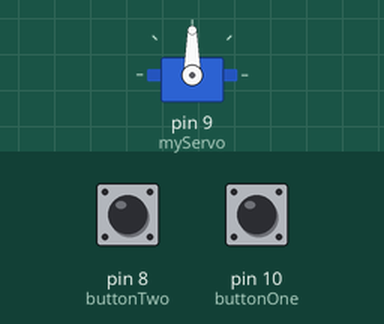
This sketch was run on a simulated Arduino Uno, built with avr-gcc and run on an emulated ATmega328P. Parts: servo. Inputs (shaded band) come from the test bench; at power-on: pin 8 (buttonTwo) HIGH, pin 10 (buttonOne) HIGH.

Above: at 1.2 s.
1.3 s: pin 8 (buttonTwo) pulled LOW for 0.15 s
At 2.3 s:
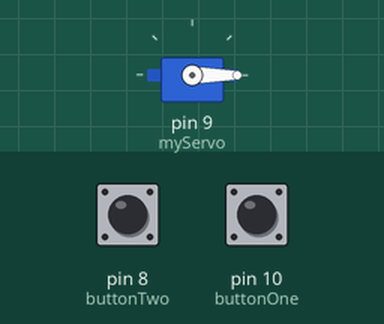
2.9 s: pin 10 (buttonOne) pulled LOW for 0.15 s
At 3.5 s:
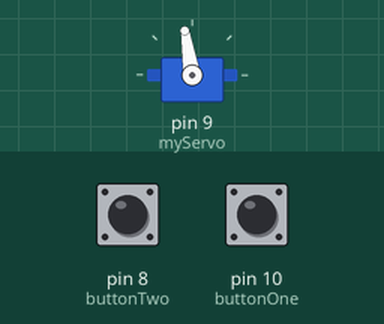
4.5 s: pin 8 (buttonTwo) pulled LOW for 1 s
At 5.9 s:
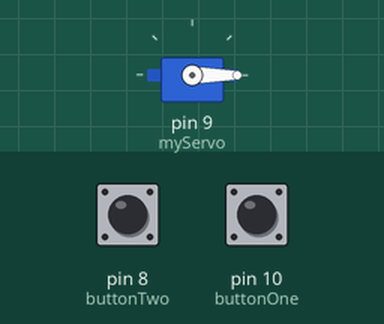
7.0 s: pin 10 (buttonOne) pulled LOW for 1 s
At 7.8 s:
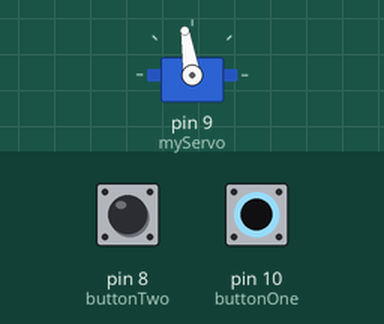
Timing chart, 0 to 10.0 s (numbered marks = the images above; inputs shaded):
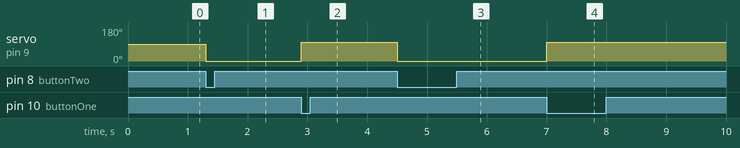

Measured:
- after the input at 1.3 s, servo on pin 9 (myServo): 90° → 0° at once
- after the input at 2.9 s, servo on pin 9 (myServo): 0° → 99° at once
- after the input at 4.5 s, servo on pin 9 (myServo): 99° → 0° at once
- after the input at 7.0 s, servo on pin 9 (myServo): 0° → 99° at once

The sketch:

WHPSmini.ino
```cpp
#include <Servo.h>

Servo myServo;

int buttonOne = 10;
int buttonTwo = 8;
int servoDelay = 1000;
int servoMax = 99;
int servoMin = 0;
bool going = false;

void setup() {
  myServo.attach(9);
  pinMode(buttonOne, INPUT_PULLUP);
  pinMode(buttonTwo, INPUT_PULLUP);
}

void loop() {
  if (digitalRead(buttonOne) == LOW) {
      myServo.write(servoMax);
  }
  if (digitalRead(buttonTwo) == LOW) {
    going = false;
    myServo.write(servoMin);
    delay(servoDelay);
  }
}
```
